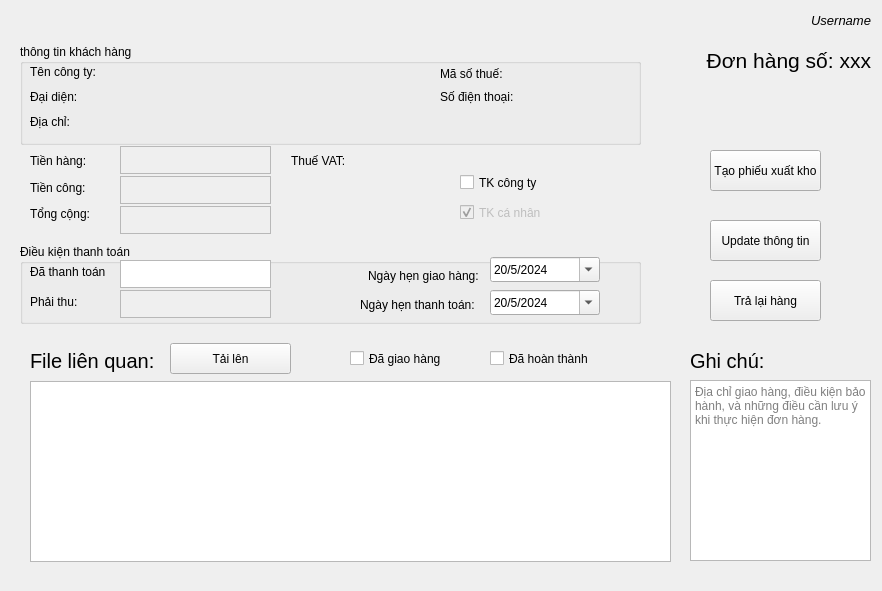
<?xml version="1.0" encoding="UTF-8"?>
<ui version="4.0">
 <class>Don_hang</class>
 <widget class="QMainWindow" name="Don_hang">
  <property name="geometry">
   <rect>
    <x>0</x>
    <y>0</y>
    <width>882</width>
    <height>591</height>
   </rect>
  </property>
  <property name="windowTitle">
   <string>MainWindow</string>
  </property>
  <widget class="QWidget" name="centralwidget">
   <widget class="QLabel" name="label_so_donhang">
    <property name="geometry">
     <rect>
      <x>660</x>
      <y>40</y>
      <width>211</width>
      <height>41</height>
     </rect>
    </property>
    <property name="font">
     <font>
      <pointsize>16</pointsize>
     </font>
    </property>
    <property name="layoutDirection">
     <enum>Qt::RightToLeft</enum>
    </property>
    <property name="text">
     <string>Đơn hàng số: xxx</string>
    </property>
    <property name="alignment">
     <set>Qt::AlignRight|Qt::AlignTrailing|Qt::AlignVCenter</set>
    </property>
   </widget>
   <widget class="QLabel" name="label_9">
    <property name="geometry">
     <rect>
      <x>690</x>
      <y>340</y>
      <width>81</width>
      <height>41</height>
     </rect>
    </property>
    <property name="font">
     <font>
      <pointsize>15</pointsize>
     </font>
    </property>
    <property name="layoutDirection">
     <enum>Qt::RightToLeft</enum>
    </property>
    <property name="text">
     <string>Ghi chú:</string>
    </property>
    <property name="alignment">
     <set>Qt::AlignLeading|Qt::AlignLeft|Qt::AlignVCenter</set>
    </property>
   </widget>
   <widget class="QGroupBox" name="groupBox">
    <property name="geometry">
     <rect>
      <x>20</x>
      <y>244</y>
      <width>621</width>
      <height>80</height>
     </rect>
    </property>
    <property name="title">
     <string>Điều kiện thanh toán</string>
    </property>
    <widget class="QLabel" name="label_10">
     <property name="geometry">
      <rect>
       <x>10</x>
       <y>20</y>
       <width>91</width>
       <height>16</height>
      </rect>
     </property>
     <property name="font">
      <font>
       <pointsize>9</pointsize>
      </font>
     </property>
     <property name="text">
      <string>Đã thanh toán</string>
     </property>
    </widget>
    <widget class="QLabel" name="label_11">
     <property name="geometry">
      <rect>
       <x>10</x>
       <y>50</y>
       <width>71</width>
       <height>16</height>
      </rect>
     </property>
     <property name="font">
      <font>
       <pointsize>9</pointsize>
      </font>
     </property>
     <property name="text">
      <string>Phải thu:</string>
     </property>
    </widget>
    <widget class="QTextEdit" name="text_da_thanhtoan">
     <property name="geometry">
      <rect>
       <x>100</x>
       <y>16</y>
       <width>151</width>
       <height>28</height>
      </rect>
     </property>
     <property name="inputMethodHints">
      <set>Qt::ImhDigitsOnly</set>
     </property>
    </widget>
    <widget class="QTextEdit" name="text_phaithu">
     <property name="enabled">
      <bool>false</bool>
     </property>
     <property name="geometry">
      <rect>
       <x>100</x>
       <y>46</y>
       <width>151</width>
       <height>28</height>
      </rect>
     </property>
     <property name="inputMethodHints">
      <set>Qt::ImhNone</set>
     </property>
    </widget>
    <widget class="QLabel" name="label_12">
     <property name="geometry">
      <rect>
       <x>340</x>
       <y>53</y>
       <width>131</width>
       <height>16</height>
      </rect>
     </property>
     <property name="font">
      <font>
       <pointsize>9</pointsize>
      </font>
     </property>
     <property name="text">
      <string>Ngày hẹn thanh toán:</string>
     </property>
    </widget>
    <widget class="QLabel" name="label_7">
     <property name="geometry">
      <rect>
       <x>348</x>
       <y>24</y>
       <width>121</width>
       <height>16</height>
      </rect>
     </property>
     <property name="font">
      <font>
       <pointsize>9</pointsize>
      </font>
     </property>
     <property name="text">
      <string>Ngày hẹn giao hàng:</string>
     </property>
    </widget>
    <widget class="QDateEdit" name="date_giaohang">
     <property name="geometry">
      <rect>
       <x>470</x>
       <y>13</y>
       <width>110</width>
       <height>25</height>
      </rect>
     </property>
     <property name="dateTime">
      <datetime>
       <hour>0</hour>
       <minute>0</minute>
       <second>0</second>
       <year>2024</year>
       <month>5</month>
       <day>20</day>
      </datetime>
     </property>
     <property name="maximumDateTime">
      <datetime>
       <hour>23</hour>
       <minute>59</minute>
       <second>59</second>
       <year>2026</year>
       <month>12</month>
       <day>31</day>
      </datetime>
     </property>
     <property name="minimumDateTime">
      <datetime>
       <hour>0</hour>
       <minute>0</minute>
       <second>0</second>
       <year>2024</year>
       <month>5</month>
       <day>16</day>
      </datetime>
     </property>
     <property name="displayFormat">
      <string>d/M/yyyy</string>
     </property>
     <property name="calendarPopup">
      <bool>true</bool>
     </property>
     <property name="date">
      <date>
       <year>2024</year>
       <month>5</month>
       <day>20</day>
      </date>
     </property>
    </widget>
    <widget class="QDateEdit" name="date_thanhtoan">
     <property name="geometry">
      <rect>
       <x>470</x>
       <y>46</y>
       <width>110</width>
       <height>25</height>
      </rect>
     </property>
     <property name="dateTime">
      <datetime>
       <hour>0</hour>
       <minute>0</minute>
       <second>0</second>
       <year>2024</year>
       <month>5</month>
       <day>20</day>
      </datetime>
     </property>
     <property name="maximumDate">
      <date>
       <year>2026</year>
       <month>12</month>
       <day>31</day>
      </date>
     </property>
     <property name="minimumDate">
      <date>
       <year>2024</year>
       <month>2</month>
       <day>5</day>
      </date>
     </property>
     <property name="displayFormat">
      <string>d/M/yyyy</string>
     </property>
     <property name="calendarPopup">
      <bool>true</bool>
     </property>
     <property name="date">
      <date>
       <year>2024</year>
       <month>5</month>
       <day>20</day>
      </date>
     </property>
    </widget>
   </widget>
   <widget class="QLabel" name="label_username">
    <property name="geometry">
     <rect>
      <x>700</x>
      <y>10</y>
      <width>171</width>
      <height>20</height>
     </rect>
    </property>
    <property name="font">
     <font>
      <pointsize>10</pointsize>
      <italic>true</italic>
     </font>
    </property>
    <property name="text">
     <string>Username</string>
    </property>
    <property name="alignment">
     <set>Qt::AlignRight|Qt::AlignTrailing|Qt::AlignVCenter</set>
    </property>
   </widget>
   <widget class="QTextEdit" name="text_ghichu">
    <property name="geometry">
     <rect>
      <x>690</x>
      <y>380</y>
      <width>181</width>
      <height>181</height>
     </rect>
    </property>
    <property name="html">
     <string>&lt;!DOCTYPE HTML PUBLIC &quot;-//W3C//DTD HTML 4.0//EN&quot; &quot;http://www.w3.org/TR/REC-html40/strict.dtd&quot;&gt;
&lt;html&gt;&lt;head&gt;&lt;meta name=&quot;qrichtext&quot; content=&quot;1&quot; /&gt;&lt;meta charset=&quot;utf-8&quot; /&gt;&lt;style type=&quot;text/css&quot;&gt;
p, li { white-space: pre-wrap; }
hr { height: 1px; border-width: 0; }
li.unchecked::marker { content: &quot;\2610&quot;; }
li.checked::marker { content: &quot;\2612&quot;; }
&lt;/style&gt;&lt;/head&gt;&lt;body style=&quot; font-family:'Segoe UI'; font-size:9pt; font-weight:400; font-style:normal;&quot;&gt;
&lt;p style=&quot;-qt-paragraph-type:empty; margin-top:0px; margin-bottom:0px; margin-left:0px; margin-right:0px; -qt-block-indent:0; text-indent:0px; font-family:'MS Shell Dlg 2'; font-size:8.25pt;&quot;&gt;&lt;br /&gt;&lt;/p&gt;&lt;/body&gt;&lt;/html&gt;</string>
    </property>
    <property name="placeholderText">
     <string>Địa chỉ giao hàng, điều kiện bảo hành, và những điều cần lưu ý khi thực hiện đơn hàng.  </string>
    </property>
   </widget>
   <widget class="QLabel" name="label_tienhang">
    <property name="geometry">
     <rect>
      <x>30</x>
      <y>153</y>
      <width>71</width>
      <height>16</height>
     </rect>
    </property>
    <property name="font">
     <font>
      <pointsize>9</pointsize>
     </font>
    </property>
    <property name="text">
     <string>Tiền hàng:</string>
    </property>
   </widget>
   <widget class="QLabel" name="label_VAT">
    <property name="geometry">
     <rect>
      <x>291</x>
      <y>153</y>
      <width>71</width>
      <height>16</height>
     </rect>
    </property>
    <property name="font">
     <font>
      <pointsize>9</pointsize>
     </font>
    </property>
    <property name="text">
     <string>Thuế VAT:</string>
    </property>
   </widget>
   <widget class="QLabel" name="label_tongcong">
    <property name="geometry">
     <rect>
      <x>30</x>
      <y>206</y>
      <width>71</width>
      <height>16</height>
     </rect>
    </property>
    <property name="font">
     <font>
      <pointsize>9</pointsize>
     </font>
    </property>
    <property name="text">
     <string>Tổng cộng:</string>
    </property>
   </widget>
   <widget class="QCheckBox" name="check_congty">
    <property name="geometry">
     <rect>
      <x>460</x>
      <y>174</y>
      <width>81</width>
      <height>17</height>
     </rect>
    </property>
    <property name="text">
     <string>TK công ty</string>
    </property>
   </widget>
   <widget class="QCheckBox" name="check_canhan">
    <property name="enabled">
     <bool>false</bool>
    </property>
    <property name="geometry">
     <rect>
      <x>460</x>
      <y>204</y>
      <width>81</width>
      <height>17</height>
     </rect>
    </property>
    <property name="text">
     <string>TK cá nhân</string>
    </property>
    <property name="checked">
     <bool>true</bool>
    </property>
   </widget>
   <widget class="QPushButton" name="but_save_data">
    <property name="geometry">
     <rect>
      <x>710</x>
      <y>220</y>
      <width>111</width>
      <height>41</height>
     </rect>
    </property>
    <property name="text">
     <string>Update thông tin</string>
    </property>
   </widget>
   <widget class="QGroupBox" name="groupBox_2">
    <property name="geometry">
     <rect>
      <x>20</x>
      <y>44</y>
      <width>621</width>
      <height>101</height>
     </rect>
    </property>
    <property name="title">
     <string>thông tin khách hàng</string>
    </property>
    <widget class="QLabel" name="label_mst">
     <property name="geometry">
      <rect>
       <x>420</x>
       <y>20</y>
       <width>191</width>
       <height>20</height>
      </rect>
     </property>
     <property name="font">
      <font>
       <pointsize>9</pointsize>
      </font>
     </property>
     <property name="text">
      <string>Mã số thuế:</string>
     </property>
    </widget>
    <widget class="QLabel" name="label_tencongty">
     <property name="geometry">
      <rect>
       <x>10</x>
       <y>20</y>
       <width>401</width>
       <height>16</height>
      </rect>
     </property>
     <property name="font">
      <font>
       <pointsize>9</pointsize>
      </font>
     </property>
     <property name="text">
      <string>Tên công ty:</string>
     </property>
    </widget>
    <widget class="QLabel" name="label_nguoidaidien">
     <property name="geometry">
      <rect>
       <x>10</x>
       <y>45</y>
       <width>321</width>
       <height>16</height>
      </rect>
     </property>
     <property name="font">
      <font>
       <pointsize>9</pointsize>
      </font>
     </property>
     <property name="text">
      <string>Đại diện:</string>
     </property>
    </widget>
    <widget class="QLabel" name="label_sdt">
     <property name="geometry">
      <rect>
       <x>420</x>
       <y>43</y>
       <width>211</width>
       <height>20</height>
      </rect>
     </property>
     <property name="font">
      <font>
       <pointsize>9</pointsize>
      </font>
     </property>
     <property name="text">
      <string>Số điện thoại:</string>
     </property>
    </widget>
    <widget class="QLabel" name="label_diachi">
     <property name="geometry">
      <rect>
       <x>10</x>
       <y>70</y>
       <width>601</width>
       <height>16</height>
      </rect>
     </property>
     <property name="font">
      <font>
       <pointsize>9</pointsize>
      </font>
     </property>
     <property name="text">
      <string>Địa chỉ:</string>
     </property>
    </widget>
   </widget>
   <widget class="QLabel" name="label_tienhang1">
    <property name="geometry">
     <rect>
      <x>110</x>
      <y>153</y>
      <width>151</width>
      <height>16</height>
     </rect>
    </property>
    <property name="font">
     <font>
      <pointsize>11</pointsize>
     </font>
    </property>
    <property name="text">
     <string/>
    </property>
   </widget>
   <widget class="QLabel" name="label_VAT1">
    <property name="geometry">
     <rect>
      <x>370</x>
      <y>153</y>
      <width>121</width>
      <height>16</height>
     </rect>
    </property>
    <property name="font">
     <font>
      <pointsize>11</pointsize>
     </font>
    </property>
    <property name="text">
     <string/>
    </property>
   </widget>
   <widget class="QCheckBox" name="check_giaohang">
    <property name="geometry">
     <rect>
      <x>350</x>
      <y>350</y>
      <width>111</width>
      <height>17</height>
     </rect>
    </property>
    <property name="text">
     <string>Đã giao hàng</string>
    </property>
   </widget>
   <widget class="QCheckBox" name="check_hoanthanh">
    <property name="geometry">
     <rect>
      <x>490</x>
      <y>350</y>
      <width>111</width>
      <height>17</height>
     </rect>
    </property>
    <property name="text">
     <string>Đã hoàn thành</string>
    </property>
   </widget>
   <widget class="QPushButton" name="but_xuatkho">
    <property name="geometry">
     <rect>
      <x>710</x>
      <y>150</y>
      <width>111</width>
      <height>41</height>
     </rect>
    </property>
    <property name="text">
     <string>Tạo phiếu xuất kho</string>
    </property>
   </widget>
   <widget class="QLabel" name="label_mo_ta_lead">
    <property name="geometry">
     <rect>
      <x>30</x>
      <y>14</y>
      <width>611</width>
      <height>16</height>
     </rect>
    </property>
    <property name="font">
     <font>
      <pointsize>11</pointsize>
     </font>
    </property>
    <property name="text">
     <string/>
    </property>
   </widget>
   <widget class="QLabel" name="label_tienhang_2">
    <property name="geometry">
     <rect>
      <x>30</x>
      <y>180</y>
      <width>71</width>
      <height>16</height>
     </rect>
    </property>
    <property name="font">
     <font>
      <pointsize>9</pointsize>
     </font>
    </property>
    <property name="text">
     <string>Tiền công:</string>
    </property>
   </widget>
   <widget class="QTextEdit" name="text_tongcong">
    <property name="enabled">
     <bool>false</bool>
    </property>
    <property name="geometry">
     <rect>
      <x>120</x>
      <y>206</y>
      <width>151</width>
      <height>28</height>
     </rect>
    </property>
    <property name="inputMethodHints">
     <set>Qt::ImhDigitsOnly</set>
    </property>
   </widget>
   <widget class="QTextEdit" name="text_tienhang">
    <property name="enabled">
     <bool>false</bool>
    </property>
    <property name="geometry">
     <rect>
      <x>120</x>
      <y>146</y>
      <width>151</width>
      <height>28</height>
     </rect>
    </property>
    <property name="inputMethodHints">
     <set>Qt::ImhDigitsOnly</set>
    </property>
   </widget>
   <widget class="QTextEdit" name="text_nc">
    <property name="enabled">
     <bool>false</bool>
    </property>
    <property name="geometry">
     <rect>
      <x>120</x>
      <y>176</y>
      <width>151</width>
      <height>28</height>
     </rect>
    </property>
    <property name="inputMethodHints">
     <set>Qt::ImhDigitsOnly</set>
    </property>
   </widget>
   <widget class="QTextBrowser" name="txt_file">
    <property name="geometry">
     <rect>
      <x>30</x>
      <y>381</y>
      <width>641</width>
      <height>181</height>
     </rect>
    </property>
   </widget>
   <widget class="QLabel" name="label_13">
    <property name="geometry">
     <rect>
      <x>30</x>
      <y>340</y>
      <width>131</width>
      <height>41</height>
     </rect>
    </property>
    <property name="font">
     <font>
      <pointsize>15</pointsize>
     </font>
    </property>
    <property name="layoutDirection">
     <enum>Qt::RightToLeft</enum>
    </property>
    <property name="text">
     <string>File liên quan:</string>
    </property>
    <property name="alignment">
     <set>Qt::AlignLeading|Qt::AlignLeft|Qt::AlignVCenter</set>
    </property>
   </widget>
   <widget class="QPushButton" name="but_upload">
    <property name="geometry">
     <rect>
      <x>170</x>
      <y>343</y>
      <width>121</width>
      <height>31</height>
     </rect>
    </property>
    <property name="text">
     <string>Tải lên</string>
    </property>
   </widget>
   <widget class="QPushButton" name="but_tra_lai_hang">
    <property name="geometry">
     <rect>
      <x>710</x>
      <y>280</y>
      <width>111</width>
      <height>41</height>
     </rect>
    </property>
    <property name="text">
     <string>Trả lại hàng</string>
    </property>
   </widget>
  </widget>
  <widget class="QMenuBar" name="menubar">
   <property name="geometry">
    <rect>
     <x>0</x>
     <y>0</y>
     <width>882</width>
     <height>22</height>
    </rect>
   </property>
  </widget>
 </widget>
 <resources/>
 <connections/>
</ui>
